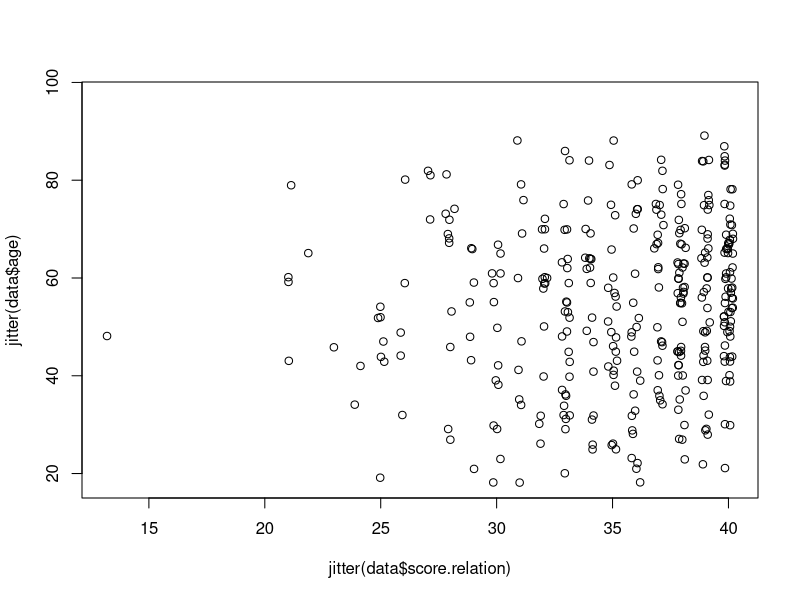
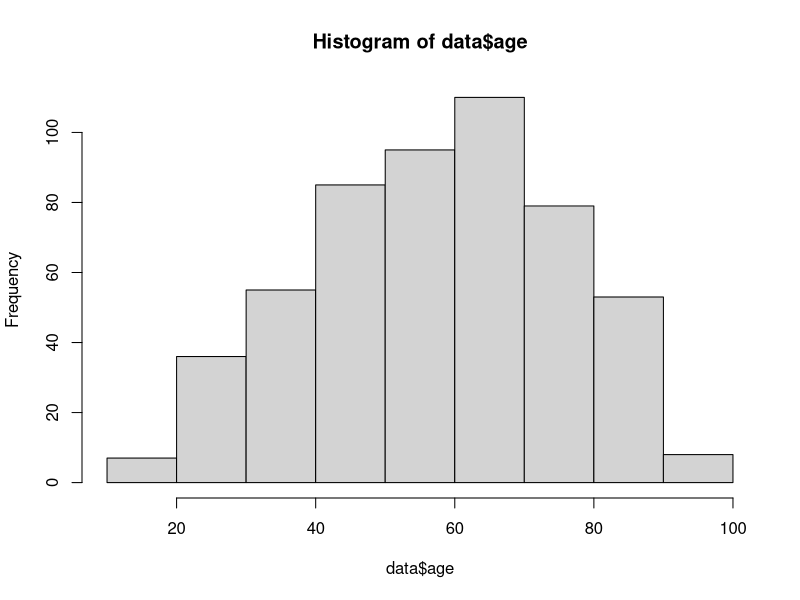
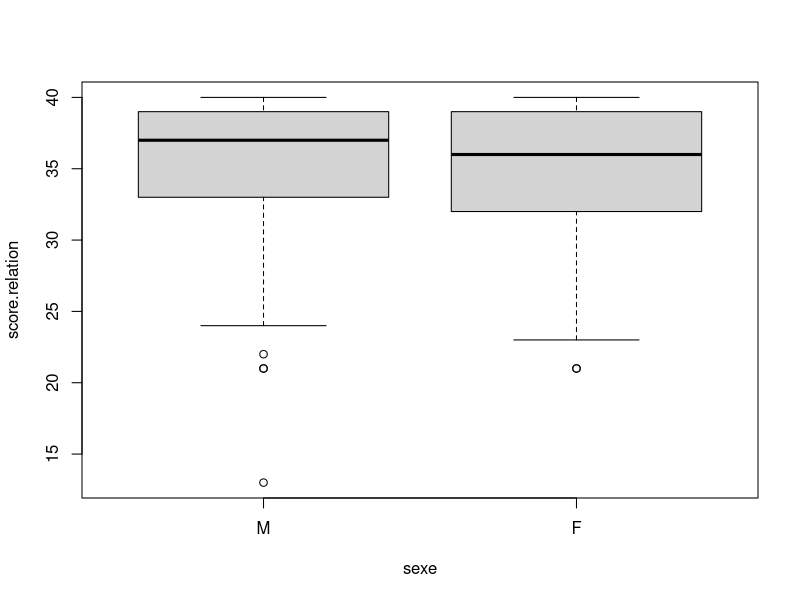

Write the R code that produced these figures, in order.

data <- read.csv2('../data//satisfaction_hopital.csv')

str(data)

data$sexe <- factor(data$sexe, levels=c(0,1), labels=c('M', 'F')) # coding acc. data description

data$recommander.b <- ifelse(data$recommander==2, 1, 0) # si la variable recommander vaut 2,
                                    # le variable binaire recommander.b vaudra 1, sinon 0

table(data$recommander.b, data$sexe, deparse.level = 2, useNA = 'always') # juste pour vérifier
                    # visuellement à quoi on doit s'attendre en terme d'association des variables
                    # et en nombre d'observations. La tendance est la même dans les 2 cat sexe

prop.table(table(data$recommander.b, data$sexe, deparse.level = 2, useNA = 'always'), 
          margin=2) # tendance se confirmant avec un tableau des fréquences

results_fisher <- fisher.test(data$recommander.b, data$sexe)

results_fisher$estimate # l'odds ratio est très proche de 1, on a donc la même réparition 
        # de la variable recommander.b dans les 2 gorupes de sexe

results_fisher$conf.int # et son IC contient bien 1.00, 
                    # ainsi les 2 variables ne sont pas indépendantes

plot(jitter(data$score.relation), jitter(data$age)) # visualisation rapide pour avoir une idée
            # à première vue il n'y pas de corrélation évidente...

# afin de pouvoir utiliser le test de Pearson, un des échantillons doivent suivre
# une loi normale
hist(data$age) # ça à l'air 'normale'

cor.test(data$score.relation, data$age, use='complete.obs') # mais avec un P > 0.05, le test de
    # nullité du coefficient cor nous indique qu'on ne peut pas rejeter H0
    # ainsi il peut ne pas y avoir de corrélation entre ces 2 variables

# ici nous devons tester si la variance est équivalente pour les 2 groupes
by(data$score.relation, data$sexe, var, na.rm=TRUE) # l'écart entre les variances est minime, OK

boxplot(score.relation~sexe, data=data) # jetons un oeil avisé à la répartition des données

t.test(data$score.relation~data$sexe, var.equal = TRUE)

# ceci conclut notre devoir, ici largement P>0.05, on ne rejette donc pas H0 et on peut
# affirmer qu'il n'y a pas de différence entre les moyennes. Bye_
